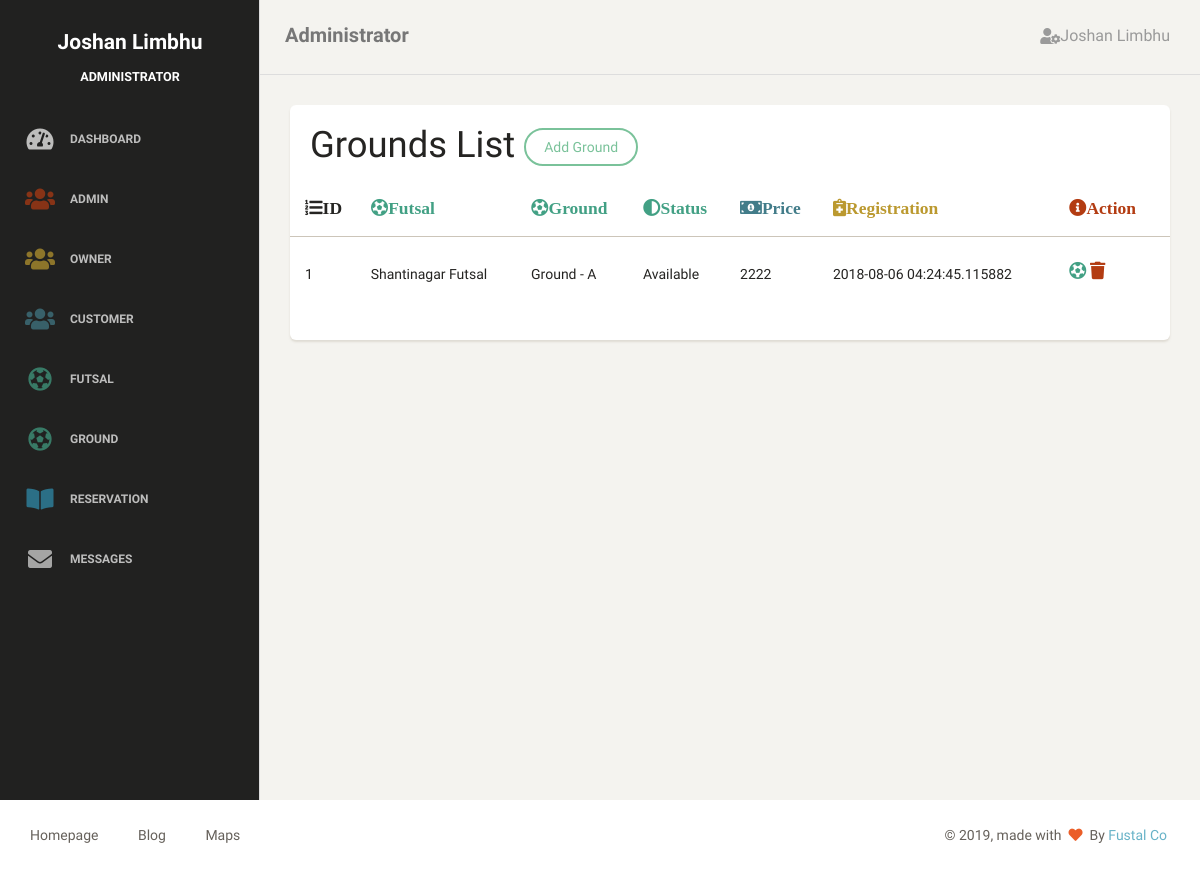
/admin/action/ground_detail.php (signed in), run on the app's committed database.
### tables this page shows
CREATE TABLE `tblgrounds` (
  `grounds_id` int(11) NOT NULL,
  `ground` varchar(50) NOT NULL,
  `price` varchar(50) NOT NULL,
  `status` varchar(50) NOT NULL,
  `reg_date` timestamp(6) NOT NULL DEFAULT CURRENT_TIMESTAMP(6) ON UPDATE CURRENT_TIMESTAMP(6),
  `futsals_id` int(11) NOT NULL
);

CREATE TABLE `tblfutsals` (
  `futsals_id` int(11) NOT NULL,
  `fullname` varchar(50) NOT NULL,
  `address` varchar(50) NOT NULL,
  `mobileno` varchar(50) NOT NULL,
  `email` varchar(100) NOT NULL,
  `status` varchar(50) NOT NULL,
  `reg_date` timestamp(6) NOT NULL DEFAULT CURRENT_TIMESTAMP(6) ON UPDATE CURRENT_TIMESTAMP(6),
  `users_id` int(11) NOT NULL
);

### admin/action/ground_detail.php (the view, shortened to what this page needs)
<?php
require_once('../inc/header.php');
require_once('../inc/sidebar.php');
require_once('../inc/navigation.php');
?>
 <div class="content">
            <div class="container-fluid">
                <div class="row">
                    <div class="col-md-12">
                        <div class="card">
                            <div class="header">
                                <h2 class="title">Grounds List  <a href="<?php echo CREATE_GROUND_PAGE?>" class="btn btn-success">Add Ground
                                    </a></h2>
                            </div>
                            <div class="content table-responsive table-full-width">
                                <table class="table table-striped">
                                    <thead>
                                        <th><i class="fas fa-list-ol">ID</i></th>
                                        <th><i class="fas fa-futbol text-success">Futsal</i></th>
                                        <th><i class="fas fa-futbol text-success">Ground</i></th>
                                         <th><i class="fas fa-adjust text-success">Status</i></th>
                                         <th><i class="fas fa-money-bill-alt text-primary">Price</i></th>
                                        <th><i class="fas fa-notes-medical text-warning">Registration</i></th>
                                        <th><i class="fas fa-info-circle text-danger">Action</i></th>
                                    </thead>
                                <tbody>
            <?php
                $conn = db_get_conn();
                $query = "
                    SELECT
                        tblgrounds.grounds_id,tblfutsals.fullname AS futsalname, tblgrounds.ground,tblgrounds.status,tblgrounds.price,tblgrounds.reg_date
                        FROM tblgrounds JOIN tblfutsals
                        ON tblgrounds.futsals_id=tblfutsals.futsals_id ";
                if ($result = $conn->query($query)){
                    $count = 1;
                    while ($row = $result->fetch_assoc()){
                                echo   "<tr>
                                        <td>{$count}</td>
                                        <td>{$row['futsalname']}</td>
                                        <td>{$row['ground']}</td>
                                        <td>{$row['status']}</td>
                                        <td>{$row['price']}</td>
                                        <td>{$row['reg_date']}</td>
                                         <td>
                                            <a href='update_ground.php?grounds_id={$row['grounds_id']}' ><i class='fas fa-futbol text-success h5'></i></a>
                                            <a href='delete_ground.php?grounds_id={$row['grounds_id']}'><i class='fas fa-trash text-danger h5'></i></a>
                                        </td>
                                        </tr>
                                        ";
                                     $count++;
                            }
                        }
                        ?>
                                </tbody>
                            </table>
                            </div>
                        </div>
                    </div>
                </div>
            </div>
        </div>
    </div>
<?php
require_once('./../inc/footer.php');
?>

### data on the page
tblgrounds: futsals.fullname "Shantinagar Futsal", ground "Ground - A", status "Available", price "2222", reg_date "2018-08-06 04:24:45.115882"

### other printed values
$_SESSION['session']['users']['fullname'] "Joshan Limbhu"
$_SESSION['session']['users']['roles'] "ADMINISTRATOR"
$_SESSION['session']['users']['roles'] "Administrator"
